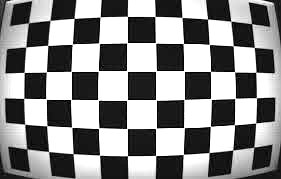
//> input picture main/data/distortion.jpeg, 281 x 179 px
$ ./main   (built with g++ and OpenCV 4)
//> lines starting //> are read from the running program, lines starting //| are printed output that depends on the picture
//  Developer: Baturay Özgürün
//  Copyright © 2018 Baturay Özgürün
//  If you have any requests or questions please do not hesitate to contact me via baturay.ozgurun@gmail.com

//  Project Name: Computer Vision -- Camera Lens Distortion Correction Algorithm with OpenCV
//  Project Desciption: This project aims to correct distorted images and obtain intrinsic and extrinsic parameters by capitalizing on a chessboard pattern and OpenCV functions such as findChessboardCorners, cornerSubPix, calibrateCamera, and undistort.

//Include Headers
#include <iostream>
#include <opencv/cv.h>
#include <opencv/highgui.h>
#include <opencv2/opencv.hpp>
#include <opencv2/calib3d.hpp>

//Include Namespaces
using namespace cv;
using namespace std;


int main(){
    //Create Variables
    int NumberHorizontalCorner=10; //Number of corners along horizontal line
    int NumberVerticalCorner=6; //Number of corners along vertical line
    int Square; //Number of sqaures which is number of corners along horizontal line times number of corners along vertical line
    Size CornerSize; //Variable for the size of the corners

    //Calculation of some variables
    Square = NumberHorizontalCorner * NumberVerticalCorner; //Define number of squares
    CornerSize = Size(NumberHorizontalCorner, NumberVerticalCorner); //Define the size of the corners

    vector<vector<Point3f>> object_points; //Create R^3 object points - Physical Position of the Corners
    vector<vector<Point2f>> image_points; //Create R^2 object points - Location of the Corners on in the Image
    vector<Point2f> corners; //Create list of corner vectors
    vector<Point3f> obj; //Create list of object vectors

    Mat image; //Create matrix named image
    Mat gray_image; //Create matrix named gray_image
    ///image = imread("distortion.jpeg"); //Read image and assign it to the image variable
    image = imread("data/distortion.jpeg"); //Read image and assign it to the image variable
//> image is the input picture: 179 rows x 281 cols, CV_8UC3; min 0, max 255, mean 136.4

    for(int j=0;j<Square;j++)
        obj.push_back(Point3f((j/NumberHorizontalCorner), (j%NumberHorizontalCorner), 0.0f)); //Generate coordinates like (0,0,0), (0,1,0)...

    cvtColor(image,gray_image,CV_BGR2GRAY); //Convert the image into gray scale image and keep it with the variable
    bool f; //Define f variable
    //This finds the Chess Board Corners. Inputs: Image (gray_image) and Corner Size (CornerSize). Output: Pixel Locations of Corners (corners)
    //The last terms are flags, and they improve to detect corner locations.
    f = findChessboardCorners(gray_image, CornerSize, corners, CV_CALIB_CB_ADAPTIVE_THRESH | CV_CALIB_CB_FILTER_QUADS);
//> f = true; corners = 60 Points (x, y), first 12: [28.53, 22.81], [50, 20.33], [74.23, 18.39], [100.2, 17.02], [127.5, 16.41], [154.9, 16.5], [182, 17.47], [207.5, 19.12], [230.9, 21.32], [251.5, 23.58], [25.73, 47.18], [47.55, 45.41]

    if (f){
    //Sub Pixel Corners are detected with the inputs of the image (gray_image) and corner locations (corners).
       cornerSubPix(gray_image, corners, Size(11, 11), Size(-1, -1), TermCriteria(CV_TERMCRIT_EPS | CV_TERMCRIT_ITER, 30, 0.1));
//> corners = 60 Points (x, y), first 12: [28.36, 22.72], [50.01, 20.39], [73.99, 18.41], [100, 16.89], [127.4, 16.35], [155, 16.46], [182, 17.4], [207.5, 18.96], [230.7, 21.22], [251.6, 23.59], [25.73, 46.93], [47.67, 45.41]
    //Show the corners on the image
       drawChessboardCorners(gray_image, CornerSize, corners, f);
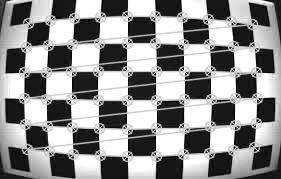
//> gray_image: 179 rows x 281 cols, CV_8UC1; min 0, max 255, mean 143.2
    }

    imshow("Image", image); //Show the input image
    imshow("Gray Image", gray_image); //Show the gray scale image contains corners
    imwrite("results/Input_Image.jpg", image); //Write the input image
    imwrite("results/Chessboard_Corners.jpg", gray_image); //Write the gray scale image contains corners
    waitKey(2000); //Wait to show images

    if(f==1){
        image_points.push_back(corners); //Add corner variables to the image_points
//> image_points = 1 point lists
        object_points.push_back(obj); //Add generated coordinates (obj.push_back) to the object_points
    }

    for (int i = 0; i < (int) corners.size(); i++)
        cout<< "Corners:" << corners.at(i) <<endl; //Show corner variables
//> this loop made 60 passes
//| Corners:[28.361, 22.7231]
//| Corners:[50.0108, 20.3904]
//| Corners:[73.9869, 18.4056]
//| Corners:[100.018, 16.8886]
//| Corners:[127.407, 16.3537]
//| Corners:[154.968, 16.4604]
//| Corners:[181.994, 17.4044]
//| Corners:[207.502, 18.9639]
//> (output is shown up to pass 8 of 60)

    for (int i = 0; i < (int) object_points.size(); i++)
        cout<< "Object Points" << object_points.at(i) <<endl; //Show coordinates

    for (int i = 0; i < (int)image_points.size(); i++)
        cout<< "Image Points" << image_points.at(i) <<endl; //Show corners
//> this loop made 1 pass
//| Image Points[28.360983, 22.723104;
//|  50.010815, 20.390425;
//|  73.9869, 18.405561;
//|  100.01845, 16.888609;
//> (the first 4 of 60 printed lines)

    Mat Intrinsic, DistortionCoefficients, Undistorted_Image; //Create matrix variables
    vector<Mat> RotationVector, TranslationVector; //Create vectors

    //calibrateCamera function drives corners and object coordinates to create parameters such as Instrinsic, Distortion Coeff, Rotation and Trans Vect
    calibrateCamera(object_points, image_points, image.size(), Intrinsic, DistortionCoefficients, RotationVector, TranslationVector);
//> Intrinsic = [[259.7, 0, 140.9], [0, 259, 81.53], [0, 0, 1]]; DistortionCoefficients = [-0.522, 0.35, 0.00277, -0.000261, -0.139]
    undistort(image, Undistorted_Image, Intrinsic, DistortionCoefficients); //Undistorted image is obtained using Instrinsic and Distortion Coeff
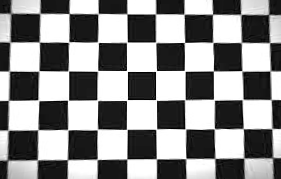
//> Undistorted_Image: 179 rows x 281 cols, CV_8UC3; min 0, max 255, mean 139.1
    imwrite("results/Undistorted_Image.jpg", Undistorted_Image); //Write the undistorted image

    return 0;
}
